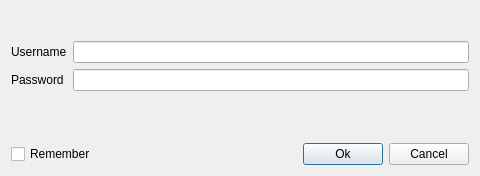
<?xml version="1.0" encoding="UTF-8"?>
<ui version="4.0">
 <class>DialogGetUsernamePassword</class>
 <widget class="QDialog" name="DialogGetUsernamePassword">
  <property name="geometry">
   <rect>
    <x>0</x>
    <y>0</y>
    <width>480</width>
    <height>176</height>
   </rect>
  </property>
  <property name="windowTitle">
   <string>Dialog</string>
  </property>
  <layout class="QVBoxLayout" name="verticalLayout">
   <property name="sizeConstraint">
    <enum>QLayout::SetMinimumSize</enum>
   </property>
   <item>
    <spacer name="verticalSpacer_2">
     <property name="orientation">
      <enum>Qt::Vertical</enum>
     </property>
     <property name="sizeType">
      <enum>QSizePolicy::Fixed</enum>
     </property>
     <property name="sizeHint" stdset="0">
      <size>
       <width>20</width>
       <height>10</height>
      </size>
     </property>
    </spacer>
   </item>
   <item>
    <widget class="QLabel" name="lblMsg">
     <property name="styleSheet">
      <string notr="true">color: rgb(255, 0, 0);</string>
     </property>
     <property name="text">
      <string/>
     </property>
    </widget>
   </item>
   <item>
    <layout class="QFormLayout" name="formLayout">
     <property name="sizeConstraint">
      <enum>QLayout::SetMinimumSize</enum>
     </property>
     <item row="0" column="0">
      <widget class="QLabel" name="lblUsername">
       <property name="text">
        <string>Username</string>
       </property>
      </widget>
     </item>
     <item row="0" column="1">
      <widget class="QLineEdit" name="edUsername">
       <property name="sizePolicy">
        <sizepolicy hsizetype="MinimumExpanding" vsizetype="Fixed">
         <horstretch>0</horstretch>
         <verstretch>0</verstretch>
        </sizepolicy>
       </property>
      </widget>
     </item>
     <item row="1" column="0">
      <widget class="QLabel" name="lblPassword">
       <property name="text">
        <string>Password</string>
       </property>
      </widget>
     </item>
     <item row="1" column="1">
      <widget class="QLineEdit" name="edPassword">
       <property name="sizePolicy">
        <sizepolicy hsizetype="MinimumExpanding" vsizetype="Fixed">
         <horstretch>0</horstretch>
         <verstretch>0</verstretch>
        </sizepolicy>
       </property>
       <property name="echoMode">
        <enum>QLineEdit::Password</enum>
       </property>
      </widget>
     </item>
    </layout>
   </item>
   <item>
    <spacer name="verticalSpacer">
     <property name="orientation">
      <enum>Qt::Vertical</enum>
     </property>
     <property name="sizeHint" stdset="0">
      <size>
       <width>20</width>
       <height>40</height>
      </size>
     </property>
    </spacer>
   </item>
   <item>
    <layout class="QHBoxLayout" name="horizontalLayout">
     <property name="sizeConstraint">
      <enum>QLayout::SetMinimumSize</enum>
     </property>
     <item>
      <widget class="QCheckBox" name="cbSave">
       <property name="text">
        <string>Remember</string>
       </property>
      </widget>
     </item>
     <item>
      <spacer name="horizontalSpacer">
       <property name="orientation">
        <enum>Qt::Horizontal</enum>
       </property>
       <property name="sizeType">
        <enum>QSizePolicy::MinimumExpanding</enum>
       </property>
       <property name="sizeHint" stdset="0">
        <size>
         <width>40</width>
         <height>20</height>
        </size>
       </property>
      </spacer>
     </item>
     <item>
      <widget class="QPushButton" name="btnOk">
       <property name="text">
        <string>Ok</string>
       </property>
      </widget>
     </item>
     <item>
      <widget class="QPushButton" name="btnCancel">
       <property name="text">
        <string>Cancel</string>
       </property>
      </widget>
     </item>
    </layout>
   </item>
  </layout>
 </widget>
 <resources/>
 <connections/>
</ui>
